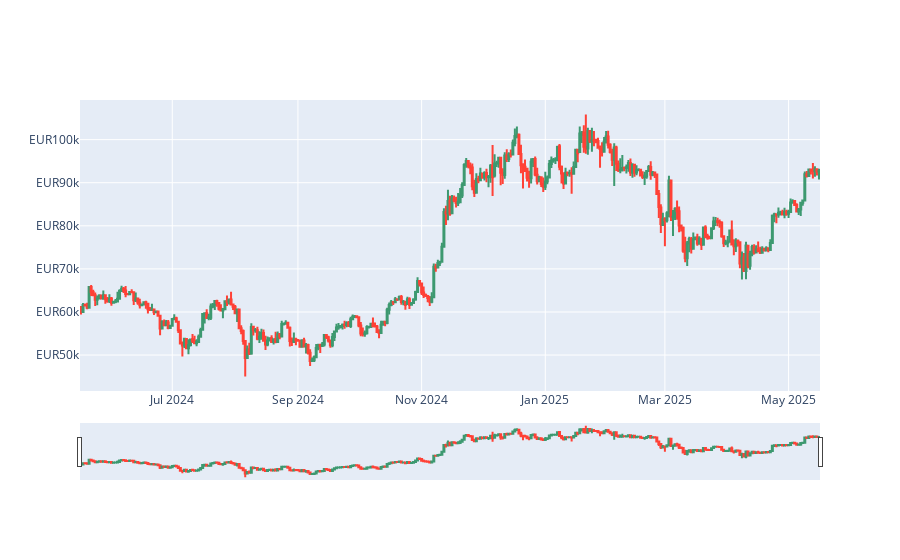

The cell this chart's notebook holds for it:
### Code cell
from datetime import datetime, timedelta
import pandas as pd
import plotly.graph_objects as go
import yfinance as yf
import plotly.offline as py

CURRENCY = 'EUR'

def get_crypto_data(symbol: str, currency: str = CURRENCY) -> pd.DataFrame:
    """Fetch historical crypto data for the past year."""
    end_date = datetime.now()
    start_date = end_date - timedelta(days=365)

    data = yf.download(
        tickers=f'{symbol}-{currency}',
        start=start_date.strftime('%Y-%m-%d'),
        end=end_date.strftime('%Y-%m-%d'),
        interval='1d'
    )
    
    return data

# Get BTC data
btc_data = get_crypto_data('BTC')

# Flatten multi-index columns if present - you will know if the plot doesn't show any candles
if isinstance(btc_data.columns, pd.MultiIndex):
    btc_data.columns = btc_data.columns.get_level_values(0)

# Create candlestick chart
fig = go.Figure(data=[
    go.Candlestick(
        x=btc_data.index,
        close=btc_data['Close'],
        high=btc_data['High'],
        low=btc_data['Low'],
        open=btc_data['Open']
    )
])
"""
print("Downloaded BTC data:")
print(btc_data.head())

print("Null values per column:")
print(btc_data.isnull().sum())

print("Data shape:", btc_data.shape)
"""

fig.update_yaxes(tickprefix=CURRENCY)
fig.show()

### Figure 1 — Plotly figure (JSON) as saved in the notebook; plotly's stock layout.template omitted (floating-point values rounded to 4 significant figures; data arrays with more than 128 entries replaced by an {"elided": "..."} marker saying what was removed)
{"data": [{"close": {"elided": "365 float values"}, "high": {"elided": "365 float values"}, "low": {"elided": "365 float values"}, "open": {"elided": "365 float values"}, "type": "candlestick", "x": {"elided": "365 str values"}}], "layout": {"yaxis": {"tickprefix": "EUR"}}}
